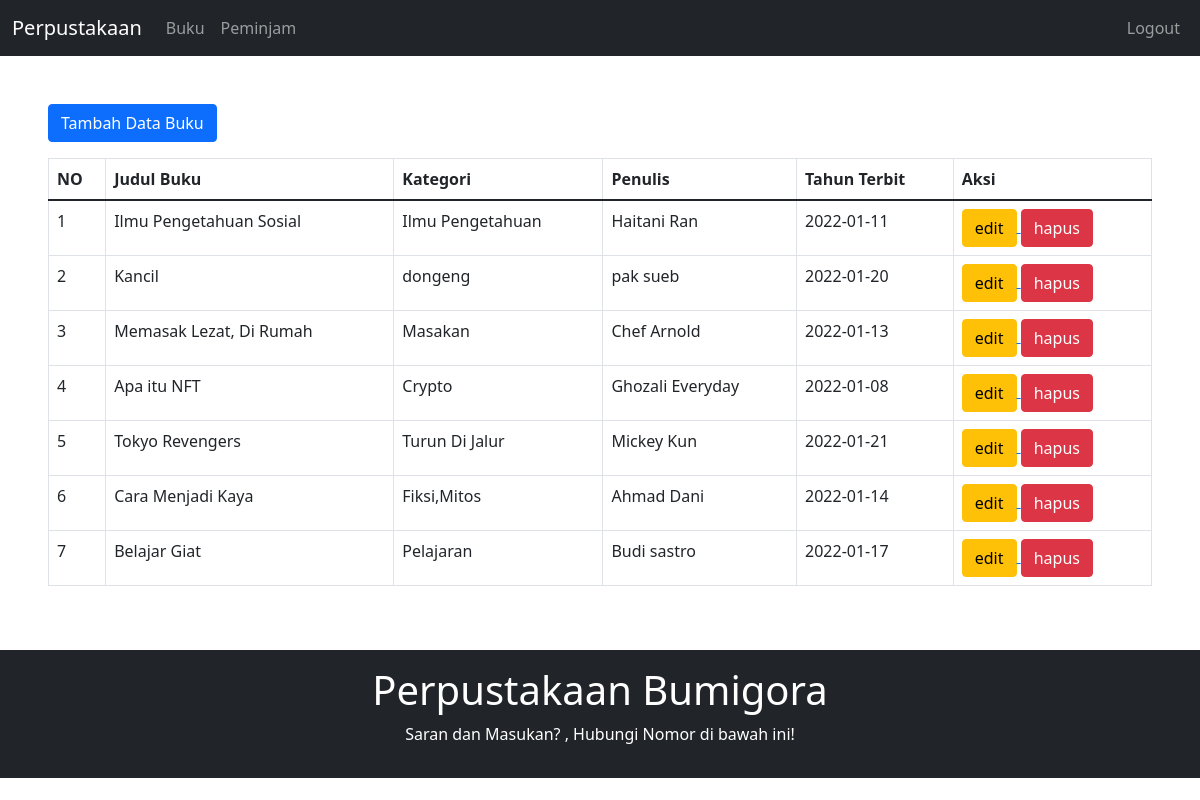
Page /admin/index.php (signed in) on the committed database.
### tables this page shows
CREATE TABLE `tbl_buku` (
  `id_buku` int(11) NOT NULL,
  `judul_buku` varchar(50) NOT NULL,
  `Kategori` varchar(50) NOT NULL,
  `Penulis` varchar(50) NOT NULL,
  `tahun_terbit` date NOT NULL
);

### admin/index.php (the view, shortened to what this page needs)
<!doctype html>
<html lang="en">
  <head>
    <link href="https://cdn.jsdelivr.net/npm/bootstrap@5.1.3/dist/css/bootstrap.min.css" rel="stylesheet">
  </head>
  <body>
<?php include'navbar.php' ?>
    <div class="container-fluid p-5">
    <a href="tambah.php" type="button" class="btn btn-primary mb-3">Tambah Data Buku</a>
        <table class="table table-bordered">
            <thead>
                <tr>
                    <th>NO</th>
                    <th>Judul Buku</th>
                    <th>Kategori</th>
                    <th>Penulis</th>
                    <th>Tahun Terbit</th>
                    <th>Aksi</th>
                </tr>
            </thead>
            <tbody>
                <?php
                require 'setting.php';
                $query = "SELECT * FROM tbl_buku";
                $sql = mysqli_query($koneksi, $query);
                $no = 1;
                while ($data = mysqli_fetch_object($sql)) {
                ?>
                <tr>
                    <td> <?php echo $no++ ?> </td>
                    <td> <?php echo $data->judul_buku; ?> </td>
                    <td> <?php echo $data->Kategori; ?> </td>
                    <td> <?php echo $data->Penulis; ?> </td>
                    <td> <?php echo $data->tahun_terbit; ?> </td>
                    <td>
                        <a href="edit.php?id=<?= $data->id_buku;?>">
                            <input type="submit" value="edit" class="btn btn-warning">
                        </a>
                        <?php
                        if($_SESSION['Hak_Akses'] == 'admin') {
                        ?>
                        <a href="hapus.php?id=<?= $data->id_buku;?>">
                            <input type="submit" value="hapus" onclick="return confirm('Yakin Hapus Data ?')" class="btn btn-danger">
                        </a>
                        <?php
                        }
                        ?>
                    </td>
                </tr>
                <?php
                }
                ?>
            </tbody>
        </table>
    </div>
<?php include 'footer.php' ?>
  </body>
</html>

### rows in the picture
tbl_buku: judul_buku "Ilmu Pengetahuan Sosial", Kategori "Ilmu Pengetahuan", Penulis "Haitani Ran", tahun_terbit "2022-01-11"
tbl_buku: judul_buku "Kancil", Kategori "dongeng", Penulis "pak sueb", tahun_terbit "2022-01-20"
tbl_buku: judul_buku "Memasak Lezat, Di Rumah", Kategori "Masakan", Penulis "Chef Arnold", tahun_terbit "2022-01-13"
tbl_buku: judul_buku "Apa itu NFT", Kategori "Crypto", Penulis "Ghozali Everyday", tahun_terbit "2022-01-08"
tbl_buku: judul_buku "Tokyo Revengers", Kategori "Turun Di Jalur", Penulis "Mickey Kun", tahun_terbit "2022-01-21"
tbl_buku: judul_buku "Cara Menjadi Kaya", Kategori "Fiksi,Mitos", Penulis "Ahmad Dani", tahun_terbit "2022-01-14"
tbl_buku: judul_buku "Belajar Giat", Kategori "Pelajaran", Penulis "Budi sastro", tahun_terbit "2022-01-17"
